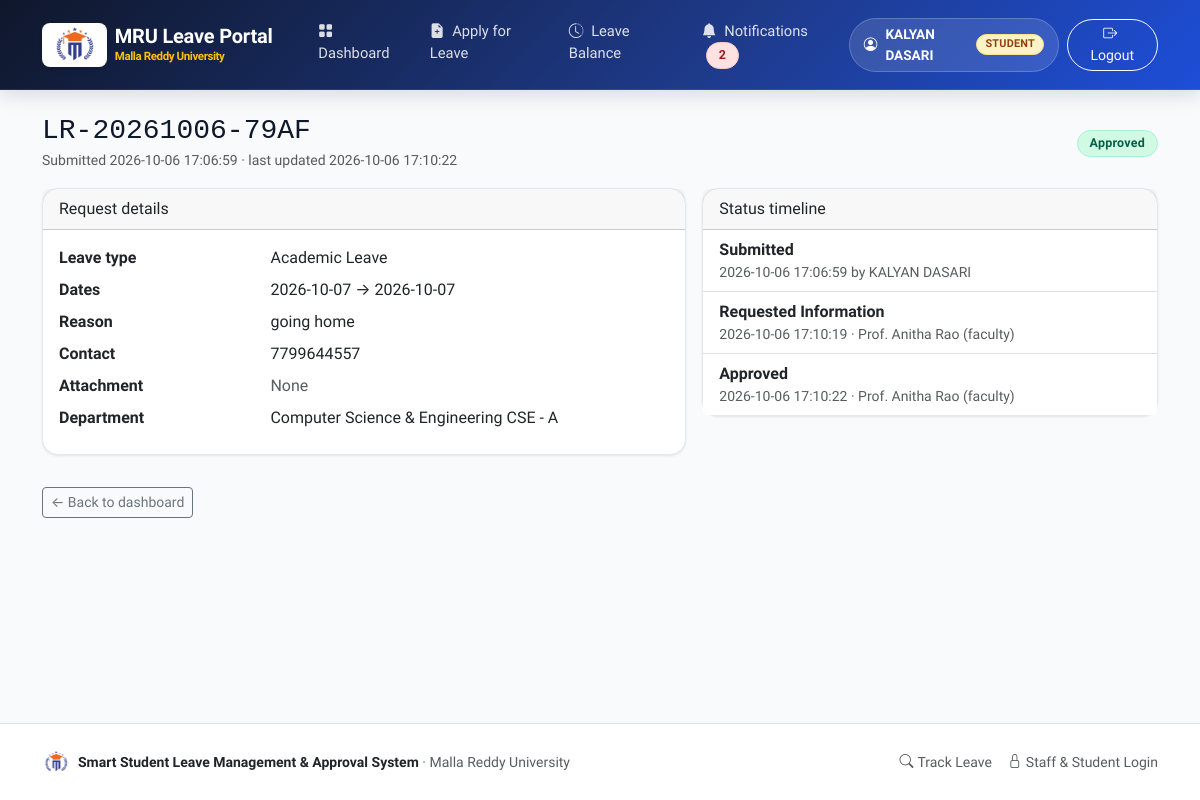
The app's page /student/requests/3 (signed in) with its own data.
### tables this page shows
CREATE TABLE users (
    id INTEGER PRIMARY KEY AUTOINCREMENT,
    name TEXT NOT NULL,
    roll_no TEXT,
    email TEXT NOT NULL COLLATE NOCASE UNIQUE,
    password_hash TEXT NOT NULL,
    role TEXT NOT NULL CHECK (role IN ('student', 'faculty', 'hod', 'admin')),
    department_id INTEGER REFERENCES departments(id),
    branch_id INTEGER REFERENCES branches(id),
    active INTEGER NOT NULL DEFAULT 1,
    created_at TEXT NOT NULL
);

CREATE TABLE leave_requests (
    id INTEGER PRIMARY KEY AUTOINCREMENT,
    request_no TEXT NOT NULL UNIQUE,
    student_id INTEGER NOT NULL REFERENCES users(id),
    leave_type_id INTEGER NOT NULL REFERENCES leave_types(id),
    start_date TEXT NOT NULL,
    end_date TEXT NOT NULL,
    reason TEXT NOT NULL,
    contact_info TEXT NOT NULL,
    attachment_path TEXT,
    status TEXT NOT NULL DEFAULT 'Pending'
        CHECK (status IN ('Draft', 'Pending', 'More Information Required', 'Approved', 'Rejected', 'Cancelled', 'Completed')),
    current_level INTEGER NOT NULL DEFAULT 1,
    created_at TEXT NOT NULL,
    updated_at TEXT NOT NULL
);

CREATE TABLE leave_types (
    id INTEGER PRIMARY KEY AUTOINCREMENT,
    name TEXT NOT NULL UNIQUE,
    description TEXT NOT NULL DEFAULT '',
    max_days INTEGER NOT NULL DEFAULT 10,
    requires_document INTEGER NOT NULL DEFAULT 0,
    hod_required INTEGER NOT NULL DEFAULT 0,
    active INTEGER NOT NULL DEFAULT 1
);

CREATE TABLE departments (
    id INTEGER PRIMARY KEY AUTOINCREMENT,
    name TEXT NOT NULL,
    code TEXT NOT NULL UNIQUE,
    active INTEGER NOT NULL DEFAULT 1
);

CREATE TABLE branches (
    id INTEGER PRIMARY KEY AUTOINCREMENT,
    department_id INTEGER NOT NULL REFERENCES departments(id),
    name TEXT NOT NULL,
    code TEXT NOT NULL UNIQUE,
    active INTEGER NOT NULL DEFAULT 1
);

CREATE TABLE approvals (
    id INTEGER PRIMARY KEY AUTOINCREMENT,
    request_id INTEGER NOT NULL REFERENCES leave_requests(id),
    reviewer_id INTEGER NOT NULL REFERENCES users(id),
    action TEXT NOT NULL,
    remarks TEXT NOT NULL DEFAULT '',
    level INTEGER NOT NULL DEFAULT 1,
    action_time TEXT NOT NULL
);

### leave_management/student.py (the view)
@bp.route("/requests/<int:request_id>")
@roles_required("student")
def detail(request_id):
    row = _get_own_request(request_id)
    if row is None:
        return render_template("errors/404.html"), 404
    timeline = query(
        """SELECT a.*, u.name AS reviewer_name, u.role AS reviewer_role
           FROM approvals a JOIN users u ON u.id = a.reviewer_id
           WHERE a.request_id = ? ORDER BY a.action_time, a.id""",
        (request_id,),
    )
    return render_template("student/detail.html", leave=row, timeline=timeline)

### leave_management/db.py (called while the page is built)
def get_db() -> sqlite3.Connection:
    if "db" not in g:
        g.db = sqlite3.connect(current_app.config["DATABASE"])
        g.db.row_factory = sqlite3.Row
        g.db.execute("PRAGMA foreign_keys = ON")
    return g.db

def query(sql: str, args=(), one: bool = False):
    cur = get_db().execute(sql, args)
    rows = cur.fetchall()
    cur.close()
    if one:
        return rows[0] if rows else None
    return rows

### leave_management/notify.py (called while the page is built)
def unread_count(user_id) -> int:
    row = query(
        "SELECT COUNT(*) AS n FROM notifications WHERE recipient_id = ? AND is_read = 0 AND channel = 'in_app'",
        (user_id,),
        one=True,
    )
    return row["n"] if row else 0

### leave_management/security.py (called while the page is built)
def load_user():
    user_id = session.get("user_id")
    g.user = None
    if user_id:
        g.user = query(
            """SELECT u.*, d.name AS department_name, b.name AS branch_name
               FROM users u
               LEFT JOIN departments d ON d.id = u.department_id
               LEFT JOIN branches b ON b.id = u.branch_id
               WHERE u.id = ? AND u.active = 1""",
            (user_id,),
            one=True,
        )
        if g.user is None:
            session.pop("user_id", None)

def roles_required(*roles):
    def decorator(view):
        @wraps(view)
        def wrapper(*args, **kwargs):
            if g.user is None:
                flash("Please sign in to continue.", "warning")
                return redirect(url_for("auth.login", next=request.path))
            if g.user["role"] not in roles:
                abort(403)
            return view(*args, **kwargs)
        return wrapper
    return decorator

### leave_management/student.py (called while the page is built)
def _get_own_request(request_id):
    row = query(
        """SELECT r.*, t.name AS leave_type_name, t.requires_document, t.description AS leave_type_description,
                  s.name AS student_name, s.roll_no, s.email AS student_email,
                  d.name AS department_name, b.name AS branch_name
           FROM leave_requests r
           JOIN leave_types t ON t.id = r.leave_type_id
           JOIN users s ON s.id = r.student_id
           LEFT JOIN departments d ON d.id = s.department_id
           LEFT JOIN branches b ON b.id = s.branch_id
           WHERE r.id = ?""",
        (request_id,),
        one=True,
    )
    if row is None or row["student_id"] != g.user["id"]:
        return None
    return row

### templates/student/detail.html (shortened to what this page needs)
{% extends "base.html" %}
{% from "_macros.html" import status_badge %}
{% block content %}
<div class="d-flex justify-content-between align-items-center flex-wrap gap-2 mb-3">
  <div>
    <h3 class="mb-0 font-monospace">{{ leave.request_no }}</h3>
    <span class="text-muted small">Submitted {{ leave.created_at }} &middot; last updated {{ leave.updated_at }}</span>
  </div>
  <div>{{ status_badge(leave.status) }}
  </div>
</div>
<div class="row g-3">
  <div class="col-lg-7">
    <div class="card mb-3">
      <div class="card-header">Request details</div>
      <div class="card-body">
        <dl class="row mb-0">
          <dt class="col-sm-4">Leave type</dt><dd class="col-sm-8">{{ leave.leave_type_name }}</dd>
          <dt class="col-sm-4">Dates</dt><dd class="col-sm-8">{{ leave.start_date }} &rarr; {{ leave.end_date }}</dd>
          <dt class="col-sm-4">Reason</dt><dd class="col-sm-8">{{ leave.reason }}</dd>
          <dt class="col-sm-4">Contact</dt><dd class="col-sm-8">{{ leave.contact_info }}</dd>
          <dt class="col-sm-4">Attachment</dt>
          <dd class="col-sm-8">
            {% if leave.attachment_path %}
              <a href="{{ url_for('student.attachment', request_id=leave.id) }}">Download document</a>
            {% else %}<span class="text-muted">None</span>{% endif %}
          </dd>
          <dt class="col-sm-4">Department</dt><dd class="col-sm-8">{{ leave.department_name or '-' }} {{ leave.branch_name }}</dd>
        </dl>
      </div>
    </div>
  </div>
  <div class="col-lg-5">
    <div class="card">
      <div class="card-header">Status timeline</div>
      <ul class="list-group list-group-flush">
        <li class="list-group-item">
          <div class="fw-semibold">Submitted</div>
          <div class="small text-muted">{{ leave.created_at }} by {{ leave.student_name }}</div>
        </li>
        {% for item in timeline %}
        <li class="list-group-item">
          <div class="fw-semibold">{{ item.action }}
          </div>
          <div class="small text-muted">{{ item.action_time }} &middot; {{ item.reviewer_name }} ({{ item.reviewer_role }})</div>
        </li>
        {% endfor %}
      </ul>
    </div>
  </div>
</div>
<a href="{{ url_for('student.dashboard') }}" class="btn btn-outline-secondary btn-sm mt-3">&larr; Back to dashboard</a>
{% endblock %}

### templates/base.html (shortened to what this page needs)
<!DOCTYPE html>
<html lang="en">
<head>
  <link href="https://cdn.jsdelivr.net/npm/bootstrap@5.3.0/dist/css/bootstrap.min.css" rel="stylesheet">
  <link href="https://cdn.jsdelivr.net/npm/bootstrap-icons@1.11.3/font/bootstrap-icons.min.css" rel="stylesheet">
  <link href="{{ url_for('static', filename='styles.css') }}" rel="stylesheet">
</head>
<body>
<nav class="navbar navbar-expand-lg mru-navbar no-print">
  <div class="container">
    <a class="navbar-brand mru-brand-title d-flex align-items-center gap-2" href="{{ url_for('main.dashboard') }}">
      <div class="bg-white rounded-3 px-2 py-1 shadow-sm d-flex align-items-center justify-content-center border border-white border-opacity-50" style="height: 44px;">
        <img src="{{ url_for('static', filename='images/mru-logo.png') }}" alt="Malla Reddy University" style="height: 36px; width: auto; object-fit: contain;">
      </div>
      <div class="d-flex flex-column">
        <span class="fw-bold fs-5 text-white" style="letter-spacing: -0.01em; line-height: 1.15;">MRU Leave Portal</span>
        <span class="text-warning small" style="font-size: 0.72rem; font-weight: 600;">Malla Reddy University</span>
      </div>
    </a>
    <div class="collapse navbar-collapse" id="nav">
      <ul class="navbar-nav me-auto ps-lg-3">
        {% if current_user %}
          {% if current_user.role == 'student' %}
            <li class="nav-item"><a class="nav-link" href="{{ url_for('student.dashboard') }}"><i class="bi bi-grid-fill me-1"></i> Dashboard</a></li>
            <li class="nav-item"><a class="nav-link" href="{{ url_for('student.new_request') }}"><i class="bi bi-file-earmark-plus-fill me-1"></i> Apply for Leave</a></li>
            <li class="nav-item"><a class="nav-link" href="{{ url_for('student.balances') }}"><i class="bi bi-clock-history me-1"></i> Leave Balance</a></li>
          {% elif current_user.role in ('faculty', 'hod') %}
            <li class="nav-item"><a class="nav-link" href="{{ url_for('review.dashboard') }}"><i class="bi bi-clipboard-check-fill me-1"></i> Review Queue</a></li>
          {% endif %}
          <li class="nav-item">
            <a class="nav-link" href="{{ url_for('main.notifications') }}">
              <i class="bi bi-bell-fill me-1"></i> Notifications
              {% if unread_count %}<span class="badge bg-danger rounded-pill ms-1">{{ unread_count }}</span>{% endif %}
            </a>
          </li>
        {% else %}
          <li class="nav-item"><a class="nav-link" href="{{ url_for('main.dashboard') }}"><i class="bi bi-house-door-fill me-1"></i> Home</a></li>
          <li class="nav-item"><a class="nav-link" href="{{ url_for('main.track') }}"><i class="bi bi-search me-1"></i> Track Leave</a></li>
        {% endif %}
      </ul>
      <ul class="navbar-nav align-items-lg-center gap-2">
        {% if current_user %}
          <li class="nav-item">
            <div class="user-pill">
              <i class="bi bi-person-circle"></i>
              <span>{{ current_user.name }}</span>
              <span class="badge bg-warning text-dark text-uppercase py-1 px-2" style="font-size: 0.68rem;">{{ current_user.role }}</span>
            </div>
          </li>
          <li class="nav-item">
            <form method="post" action="{{ url_for('auth.logout') }}" class="d-inline">
              <button class="btn btn-outline-light btn-sm px-3 rounded-pill">
                <i class="bi bi-box-arrow-right me-1"></i> Logout
              </button>
            </form>
          </li>
        {% endif %}
      </ul>
    </div>
  </div>
</nav>
<main class="container py-4">
  {% block content %}{% endblock %}
</main>
<footer class="mt-auto py-4 bg-white border-top text-muted small no-print">
  <div class="container d-flex flex-column flex-md-row justify-content-between align-items-center gap-3">
    <div class="d-flex align-items-center gap-2">
      <img src="{{ url_for('static', filename='images/mru-logo.png') }}" alt="MRU Logo" style="height: 28px; width: 28px; object-fit: contain;">
      <span><strong class="text-dark">Smart Student Leave Management &amp; Approval System</strong> &middot; Malla Reddy University</span>
    </div>
    <div class="d-flex gap-3">
      <a href="{{ url_for('main.track') }}" class="text-decoration-none text-muted"><i class="bi bi-search me-1"></i>Track Leave</a>
      <a href="{{ url_for('auth.login') }}" class="text-decoration-none text-muted"><i class="bi bi-lock me-1"></i>Staff &amp; Student Login</a>
    </div>
  </div>
</footer>
</body>
</html>

### templates/_macros.html (shortened to what this page needs)
{% macro status_badge(status) %}
{% set cls = {
  'Pending': 'bg-warning text-dark',
  'Approved': 'bg-success',
  'Rejected': 'bg-danger',
  'Completed': 'bg-primary',
  'Cancelled': 'bg-secondary',
  'Draft': 'bg-secondary',
  'More Information Required': 'bg-info text-dark'
} %}
<span class="badge {{ cls.get(status, 'bg-secondary') }}">{{ status }}</span>
{% endmacro %}

### static/styles.css (style rules this page uses)
:root { --primary: #1e40af; --primary-dark: #1e3a8a; --primary-light: #3b82f6; --primary-soft: #eff6ff; --primary-gradient: linear-gradient(135deg, #1e3a8a 0%, #2563eb 50%, #3b82f6 100%); --hero-gradient: linear-gradient(135deg, #0f172a 0%, #1e3a8a 60%, #1d4ed8 100%); --accent-gold: #f59e0b; --accent-gold-soft: #fef3c7; --success: #10b981; --warning: #f59e0b; --danger: #ef4444; --info: #06b6d4; --slate-50: #f8fafc; --slate-100: #f1f5f9; --slate-200: #e2e8f0; --slate-300: #cbd5e1; --slate-600: #475569; --slate-700: #334155; --slate-900: #0f172a; --shadow-sm: 0 1px 3px rgba(0, 0, 0, 0.06), 0 1px 2px rgba(0, 0, 0, 0.04); --shadow-md: 0 4px 6px -1px rgba(0, 0, 0, 0.07), 0 2px 4px -2px rgba(0, 0, 0, 0.05); --shadow-lg: 0 10px 25px -3px rgba(15, 23, 42, 0.08), 0 4px 10px -4px rgba(15, 23, 42, 0.04); --shadow-xl: 0 20px 30px -5px rgba(15, 23, 42, 0.12), 0 8px 12px -6px rgba(15, 23, 42, 0.06); --radius-sm: 0.375rem; --radius-md: 0.75rem; --radius-lg: 1rem; --radius-xl: 1.5rem; }
body { font-family: 'Plus Jakarta Sans', 'Inter', -apple-system, BlinkMacSystemFont, "Segoe UI", Roboto, sans-serif; background-color: var(--slate-50); color: var(--slate-900); min-height: 100vh; display: flex; flex-direction: column; -webkit-font-smoothing: antialiased; }
main { flex: 1 0 auto; }
.mru-navbar { background: var(--hero-gradient) !important; box-shadow: 0 4px 20px rgba(15, 23, 42, 0.15); border-bottom: 1px solid rgba(255, 255, 255, 0.1); padding: 0.75rem 0; }
.mru-brand-title { font-weight: 800; letter-spacing: -0.02em; font-size: 1.25rem; color: #ffffff !important; display: flex; align-items: center; gap: 0.6rem; }
.nav-link { font-weight: 500; font-size: 0.92rem; color: rgba(255, 255, 255, 0.85) !important; padding: 0.5rem 0.85rem !important; border-radius: 0.5rem; transition: all 0.2s ease; }
.user-pill { background: rgba(255, 255, 255, 0.12); border: 1px solid rgba(255, 255, 255, 0.2); padding: 0.35rem 0.85rem; border-radius: 9999px; color: #ffffff; font-size: 0.85rem; font-weight: 600; display: flex; align-items: center; gap: 0.5rem; }
.card { border: 1px solid var(--slate-200); border-radius: var(--radius-lg); background: #ffffff; box-shadow: var(--shadow-sm); transition: transform 0.2s ease, box-shadow 0.2s ease, border-color 0.2s ease; }
.badge { font-weight: 600; letter-spacing: 0.02em; padding: 0.4rem 0.75rem; border-radius: 9999px; font-size: 0.78rem; }
.badge.bg-warning, .badge-pending { background-color: #fef3c7 !important; color: #92400e !important; border: 1px solid #fde68a; }
.badge.bg-success, .badge-approved { background-color: #d1fae5 !important; color: #065f46 !important; border: 1px solid #a7f3d0; }
.badge.bg-danger, .badge-rejected { background-color: #fee2e2 !important; color: #991b1b !important; border: 1px solid #fecaca; }

### records on screen
users: name "KALYAN DASARI", role "STUDENT", student_name "KALYAN DASARI"
leave_requests: request_no "LR-20261006-79AF", created_at "2026-10-06 17:06:59", updated_at "2026-10-06 17:10:22", status "Approved", start_date "2026-10-07", end_date "2026-10-07", reason "going home", contact_info "7799644557"
leave_types: leave_type_name "Academic Leave"
departments: name "Computer Science & Engineering"
branches: branch_name "CSE - A"
approvals: action "Requested Information", action_time "2026-10-06 17:10:19", reviewer_name "Prof. Anitha Rao", reviewer_role "faculty"
approvals: action "Approved", action_time "2026-10-06 17:10:22", reviewer_name "Prof. Anitha Rao", reviewer_role "faculty"

### other values on screen
{{ unread_count }} "2"
